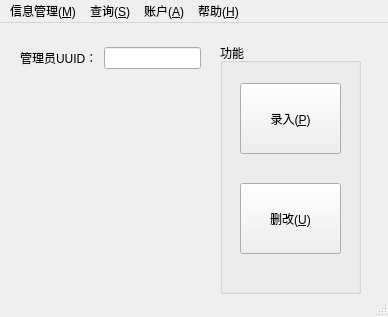
<?xml version="1.0" encoding="UTF-8"?>
<ui version="4.0">
 <class>airLifeMainWindow::AdministerMainWindow</class>
 <widget class="QMainWindow" name="airLifeMainWindow::AdministerMainWindow">
  <property name="geometry">
   <rect>
    <x>0</x>
    <y>0</y>
    <width>388</width>
    <height>317</height>
   </rect>
  </property>
  <property name="minimumSize">
   <size>
    <width>388</width>
    <height>317</height>
   </size>
  </property>
  <property name="maximumSize">
   <size>
    <width>388</width>
    <height>317</height>
   </size>
  </property>
  <property name="windowTitle">
   <string>管理员主界面</string>
  </property>
  <property name="windowIcon">
   <iconset resource="../../../resource/resource.qrc">
    <normaloff>:/Logo/airLifeLogo.ico</normaloff>:/Logo/airLifeLogo.ico</iconset>
  </property>
  <widget class="QWidget" name="centralwidget">
   <widget class="QWidget" name="gridLayoutWidget">
    <property name="geometry">
     <rect>
      <x>20</x>
      <y>20</y>
      <width>181</width>
      <height>31</height>
     </rect>
    </property>
    <layout class="QGridLayout" name="gridLayout">
     <item row="0" column="1">
      <widget class="QLineEdit" name="airLifeUserUUIDLineEdit">
       <property name="readOnly">
        <bool>true</bool>
       </property>
      </widget>
     </item>
     <item row="0" column="0">
      <widget class="QLabel" name="airLifeUserUUIDLabel">
       <property name="text">
        <string>管理员UUID：</string>
       </property>
      </widget>
     </item>
    </layout>
   </widget>
   <widget class="QGroupBox" name="airLifeMUGroupBox">
    <property name="geometry">
     <rect>
      <x>220</x>
      <y>20</y>
      <width>141</width>
      <height>251</height>
     </rect>
    </property>
    <property name="title">
     <string>功能</string>
    </property>
    <widget class="QPushButton" name="airLifeAddInformationPushButton">
     <property name="geometry">
      <rect>
       <x>20</x>
       <y>40</y>
       <width>101</width>
       <height>71</height>
      </rect>
     </property>
     <property name="text">
      <string>录入(&amp;P)</string>
     </property>
    </widget>
    <widget class="QPushButton" name="airLifeMRInformationPushButton">
     <property name="geometry">
      <rect>
       <x>20</x>
       <y>140</y>
       <width>101</width>
       <height>71</height>
      </rect>
     </property>
     <property name="text">
      <string>删改(&amp;U)</string>
     </property>
    </widget>
   </widget>
  </widget>
  <widget class="QMenuBar" name="menubar">
   <property name="geometry">
    <rect>
     <x>0</x>
     <y>0</y>
     <width>388</width>
     <height>22</height>
    </rect>
   </property>
   <widget class="QMenu" name="airLifeInformationManagerMenu">
    <property name="title">
     <string>信息管理(&amp;M)</string>
    </property>
    <addaction name="airLifeAddInformationAction"/>
    <addaction name="airLifeMRInformationAction"/>
   </widget>
   <widget class="QMenu" name="airLifeSearchMenu">
    <property name="title">
     <string>查询(&amp;S)</string>
    </property>
    <addaction name="airLifeSearchFlightAction"/>
    <addaction name="airLifeSearchUserAction"/>
   </widget>
   <widget class="QMenu" name="airLifeAccountMenu">
    <property name="title">
     <string>账户(&amp;A)</string>
    </property>
    <widget class="QMenu" name="airLifeAccountPasswordAction">
     <property name="title">
      <string>密码管理(&amp;M)</string>
     </property>
     <addaction name="airLifeAccountModifyPasswordAction"/>
    </widget>
    <addaction name="airLifeAccountPasswordAction"/>
    <addaction name="airLifeAccountLogOutAction"/>
   </widget>
   <widget class="QMenu" name="airLifeHelptMenu">
    <property name="title">
     <string>帮助(&amp;H)</string>
    </property>
    <addaction name="airLifeGetMoreHelpAction"/>
   </widget>
   <addaction name="airLifeInformationManagerMenu"/>
   <addaction name="airLifeSearchMenu"/>
   <addaction name="airLifeAccountMenu"/>
   <addaction name="airLifeHelptMenu"/>
  </widget>
  <widget class="QStatusBar" name="statusbar"/>
  <action name="airLifeAddInformationAction">
   <property name="text">
    <string>增加信息(&amp;A)</string>
   </property>
  </action>
  <action name="airLifeMRInformationAction">
   <property name="text">
    <string>信息删改(&amp;E)</string>
   </property>
  </action>
  <action name="airLifeAccountLogOutAction">
   <property name="text">
    <string>登出(&amp;L)</string>
   </property>
  </action>
  <action name="airLifeAccountModifyPasswordAction">
   <property name="text">
    <string>修改密码(&amp;C)</string>
   </property>
  </action>
  <action name="airLifeSearchFlightAction">
   <property name="text">
    <string>航班信息(&amp;F)</string>
   </property>
  </action>
  <action name="airLifeSearchUserAction">
   <property name="text">
    <string>用户信息(&amp;U)</string>
   </property>
  </action>
  <action name="airLifeGetMoreHelpAction">
   <property name="text">
    <string>More(&amp;M)</string>
   </property>
  </action>
 </widget>
 <resources>
  <include location="../../../resource/resource.qrc"/>
 </resources>
 <connections/>
</ui>
